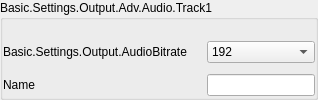
                                   <widget class="QGroupBox" name="groupBox">
                                    <property name="sizePolicy">
                                     <sizepolicy hsizetype="Preferred" vsizetype="Maximum">
                                      <horstretch>0</horstretch>
                                      <verstretch>0</verstretch>
                                     </sizepolicy>
                                    </property>
                                    <property name="title">
                                     <string>Basic.Settings.Output.Adv.Audio.Track1</string>
                                    </property>
                                    <property name="useFor" stdset="0">
                                     <string notr="true">GroupBoxLevel2</string>
                                    </property>
                                    <property name="uistep" stdset="0">
                                     <string notr="true">Track 1</string>
                                    </property>
                                    <layout class="QFormLayout" name="formLayout_10">
                                     <property name="fieldGrowthPolicy">
                                      <enum>QFormLayout::AllNonFixedFieldsGrow</enum>
                                     </property>
                                     <property name="labelAlignment">
                                      <set>Qt::AlignLeading|Qt::AlignLeft|Qt::AlignVCenter</set>
                                     </property>
                                     <property name="horizontalSpacing">
                                      <number>20</number>
                                     </property>
                                     <property name="verticalSpacing">
                                      <number>10</number>
                                     </property>
                                     <property name="leftMargin">
                                      <number>0</number>
                                     </property>
                                     <property name="topMargin">
                                      <number>20</number>
                                     </property>
                                     <property name="rightMargin">
                                      <number>0</number>
                                     </property>
                                     <property name="bottomMargin">
                                      <number>0</number>
                                     </property>
                                     <item row="0" column="1">
                                      <widget class="PLSComboBox" name="advOutTrack1Bitrate">
                                       <property name="currentIndex">
                                        <number>8</number>
                                       </property>
                                       <property name="uistep" stdset="0">
                                        <string>Audio Bitrate</string>
                                       </property>
                                       <item>
                                        <property name="text">
                                         <string>32</string>
                                        </property>
                                       </item>
                                       <item>
                                        <property name="text">
                                         <string>48</string>
                                        </property>
                                       </item>
                                       <item>
                                        <property name="text">
                                         <string>64</string>
                                        </property>
                                       </item>
                                       <item>
                                        <property name="text">
                                         <string>80</string>
                                        </property>
                                       </item>
                                       <item>
                                        <property name="text">
                                         <string>96</string>
                                        </property>
                                       </item>
                                       <item>
                                        <property name="text">
                                         <string>112</string>
                                        </property>
                                       </item>
                                       <item>
                                        <property name="text">
                                         <string>128</string>
                                        </property>
                                       </item>
                                       <item>
                                        <property name="text">
                                         <string>160</string>
                                        </property>
                                       </item>
                                       <item>
                                        <property name="text">
                                         <string>192</string>
                                        </property>
                                       </item>
                                       <item>
                                        <property name="text">
                                         <string>256</string>
                                        </property>
                                       </item>
                                       <item>
                                        <property name="text">
                                         <string>320</string>
                                        </property>
                                       </item>
                                      </widget>
                                     </item>
                                     <item row="0" column="0">
                                      <widget class="QLabel" name="label_25">
                                       <property name="sizePolicy">
                                        <sizepolicy hsizetype="Preferred" vsizetype="Expanding">
                                         <horstretch>0</horstretch>
                                         <verstretch>0</verstretch>
                                        </sizepolicy>
                                       </property>
                                       <property name="text">
                                        <string>Basic.Settings.Output.AudioBitrate</string>
                                       </property>
                                       <property name="alignment">
                                        <set>Qt::AlignLeading|Qt::AlignLeft|Qt::AlignVCenter</set>
                                       </property>
                                       <property name="wordWrap">
                                        <bool>true</bool>
                                       </property>
                                       <property name="buddy">
                                        <cstring>advOutTrack1Bitrate</cstring>
                                       </property>
                                       <property name="useFor" stdset="0">
                                        <string notr="true">FormLabelRole</string>
                                       </property>
                                      </widget>
                                     </item>
                                     <item row="1" column="0">
                                      <widget class="QLabel" name="label_55">
                                       <property name="sizePolicy">
                                        <sizepolicy hsizetype="Preferred" vsizetype="Expanding">
                                         <horstretch>0</horstretch>
                                         <verstretch>0</verstretch>
                                        </sizepolicy>
                                       </property>
                                       <property name="text">
                                        <string>Name</string>
                                       </property>
                                       <property name="alignment">
                                        <set>Qt::AlignLeading|Qt::AlignLeft|Qt::AlignVCenter</set>
                                       </property>
                                       <property name="wordWrap">
                                        <bool>true</bool>
                                       </property>
                                       <property name="buddy">
                                        <cstring>advOutTrack1Name</cstring>
                                       </property>
                                       <property name="useFor" stdset="0">
                                        <string notr="true">FormLabelRole</string>
                                       </property>
                                      </widget>
                                     </item>
                                     <item row="1" column="1">
                                      <widget class="QLineEdit" name="advOutTrack1Name"/>
                                     </item>
                                    </layout>
                                   </widget>
